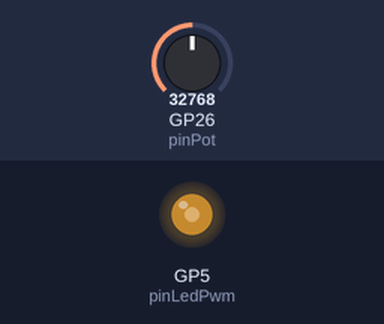
The program below on a simulated Raspberry Pi Pico running MicroPython. Shown: output pins drawn as LEDs (lit = HIGH). Inputs (shaded band) come from the test bench; at power-on: GP26 (pinPot) = 32768 (analog values on the 0–65535 scale).

Above: at 1.2 s.
1.3 s: GP26 (pinPot) set to 45874
At 1.8 s:
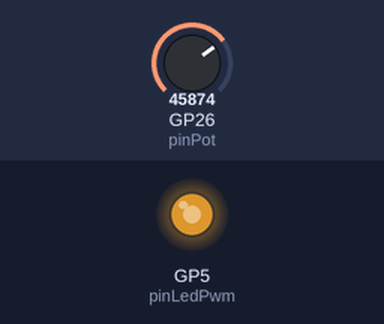
2.8 s: GP26 (pinPot) set to 57670
At 4.0 s:
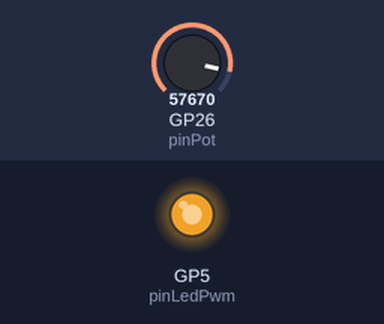
4.3 s: GP26 (pinPot) set to 7864
At 5.3 s:
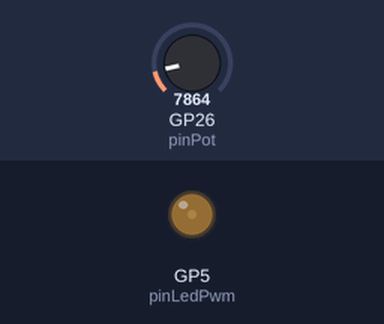
5.8 s: GP26 (pinPot) set to 0
At 6.5 s:
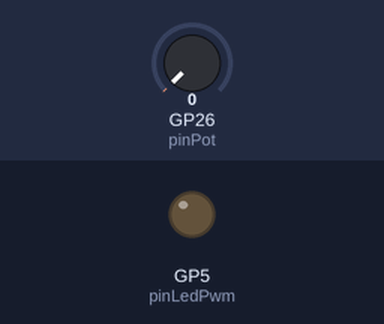
Timing chart, 0 to 8.3 s (numbered marks = the images above; inputs shaded):
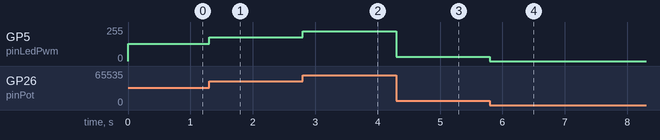

The program:

07EspejoAnalogico.py
```python
from machine import Pin, PWM, ADC
from utime import sleep

intADC = 0
pinPot = ADC(26)

pinLedPwm = PWM(Pin(5)) #crea objeto
pinLedPwm.freq(1000) #configura la frecuencia de trabajo del PWM

while True:
    intADC = pinPot.read_u16()
    pinLedPwm.duty_u16(intADC)
```

Measured:
- after the input at 1.3 s, GP5 (pinLedPwm): 128/255 → 178/255 at once
- after the input at 2.8 s, GP5 (pinLedPwm): 178/255 → 224/255 at once
- after the input at 4.3 s, GP5 (pinLedPwm): 224/255 → 31/255 at once
- after the input at 5.8 s, GP5 (pinLedPwm): 31/255 → 0/255 at once
